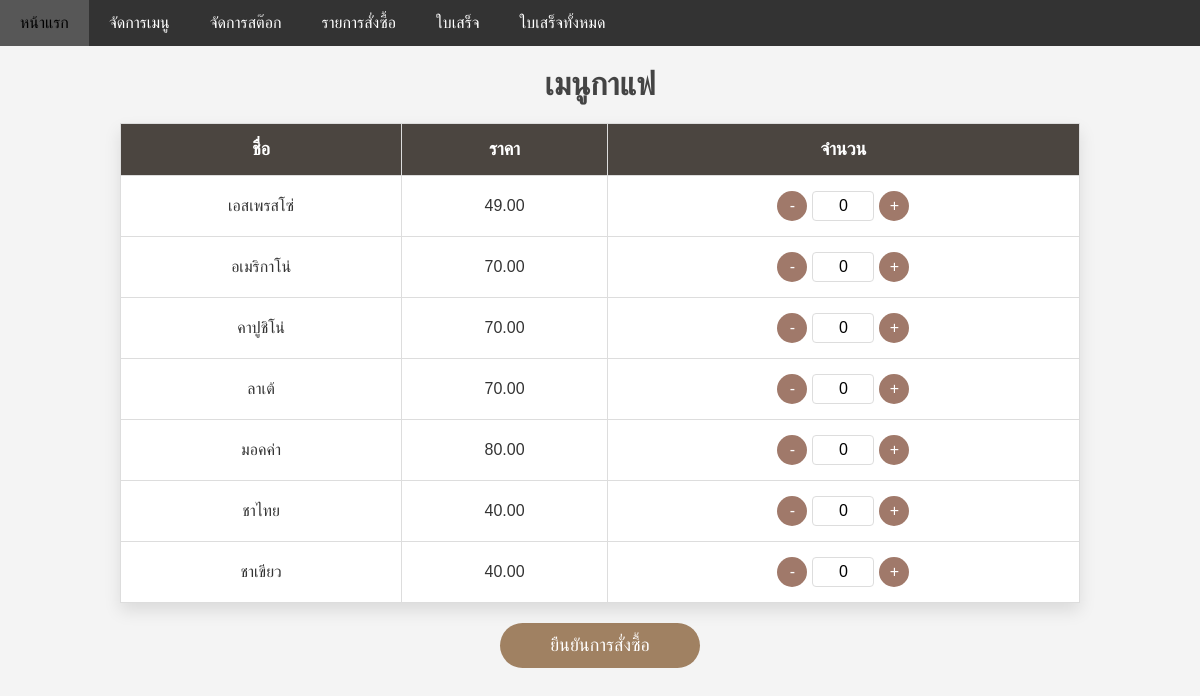
The page / on the database its author committed.
### tables this page shows
CREATE TABLE `products` (
  `id` int(11) NOT NULL,
  `name` varchar(255) DEFAULT NULL,
  `price` decimal(10,2) DEFAULT NULL,
  `description` text DEFAULT NULL,
  `quantity` int(11) DEFAULT NULL
);

### index.php (the view, shortened to what this page needs)
<?php include 'db_connection.php'; ?>
<!DOCTYPE html>
<html lang="th">
<head>
    <link rel="stylesheet" href="styles.css">
</head>
<body>
    <div class="navbar">
        <a class="navbar-link" href="index.php">หน้าแรก</a>
        <a class="navbar-link" href="menu.php">จัดการเมนู</a>
        <a class="navbar-link" href="stock.php">จัดการสต๊อก</a>
        <a class="navbar-link" href="order.php">รายการสั่งซื้อ</a>
        <a class="navbar-link" href="bill.php">ใบเสร็จ</a>
        <a class="navbar-link" href="receipts.php">ใบเสร็จทั้งหมด</a>
    </div>
    <h1 class="page-title">เมนูกาแฟ</h1>
    <form class="order-form" method="post" action="order.php">
        <table class="table-menu">
            <tr>
                <th class="menu-header">ชื่อ</th>
                <th class="menu-header">ราคา</th>
                <th class="menu-header">จำนวน</th>
            </tr>
            <?php
            $stmt = $conn->query("SELECT * FROM products");
            while ($row = $stmt->fetch(PDO::FETCH_ASSOC)) {
                echo "<tr>
                    <td class='menu-name'>{$row['name']}</td>
                    <td class='menu-price'>{$row['price']}</td>
                    <td class='menu-quantity'>
                        <div class='quantity-controls'>
                            <button class='quantity-button' type='button' onclick='changeQuantity({$row['id']}, -1)'>-</button>
                            <input class='quantity-input' type='texe' min='0' value='0' id='qty_{$row['id']}' oninput='updateQuantity({$row['id']})'>
                            <button class='quantity-button' type='button' onclick='changeQuantity({$row['id']}, 1)'>+</button>
                        </div>
                        <input class='hidden-input' type='hidden' name='product_ids[]' value='{$row['id']}'>
                        <input class='hidden-input' type='hidden' name='quantities[]' id='quantity_{$row['id']}' value='0'>
                    </td>
                </tr>";
            }
            ?>
        </table>
        <button class="submit-button" type="submit">ยืนยันการสั่งซื้อ</button>
    </form>
</body>
</html>

### styles.css (style rules this page uses)
body { font-family: 'Sarabun', sans-serif; margin: 0; padding: 0; background-color: #f4f4f4; }
.navbar { background-color: #333; overflow: hidden; }
.navbar a { float: left; display: block; color: white; text-align: center; padding: 14px 20px; text-decoration: none; }

### index.php (style rules this page uses)
.page-title { text-align: center; margin: 20px 0; font-size: 32px; color: #444; }
.table-menu { width: 80%; margin: 20px auto; border-collapse: collapse; background-color: #fff; box-shadow: 0 8px 16px rgba(0, 0, 0, 0.1); color: #fff; }
.table-menu th, .table-menu td { padding: 15px; border: 1px solid #ddd; text-align: center; }
.table-menu th { background-color: #4B4540; font-size: 18px; }
.table-menu td { font-size: 16px; color: #333; }
.quantity-controls { display: flex; justify-content: center; align-items: center; }
.quantity-controls button { width: 30px; height: 30px; font-size: 16px; background-color: #A0796A; border: none; border-radius: 50%; color: white; cursor: pointer; outline: none; transition: background-color 0.2s; }
.quantity-controls input { width: 50px; text-align: center; margin: 0 5px; border: 1px solid #ddd; font-size: 16px; padding: 5px; border-radius: 4px; outline: none; }
.submit-button { display: block; width: 200px; margin: 20px auto; padding: 12px; background-color: #A08162; color: white; font-size: 18px; border: none; border-radius: 25px; cursor: pointer; transition: background-color 0.3s; text-align: center; outline: none; }
.table-menu { animation: fadeInUp 0.8s ease forwards; opacity: 0; }

### rows shown on the page
products: name "เอสเพรสโซ่", price "49.00"
products: name "อเมริกาโน่", price "70.00"
products: name "คาปูชิโน่", price "70.00"
products: name "ลาเต้", price "70.00"
products: name "มอคค่า", price "80.00"
products: name "ชาไทย", price "40.00"
products: name "ชาเขียว", price "40.00"
